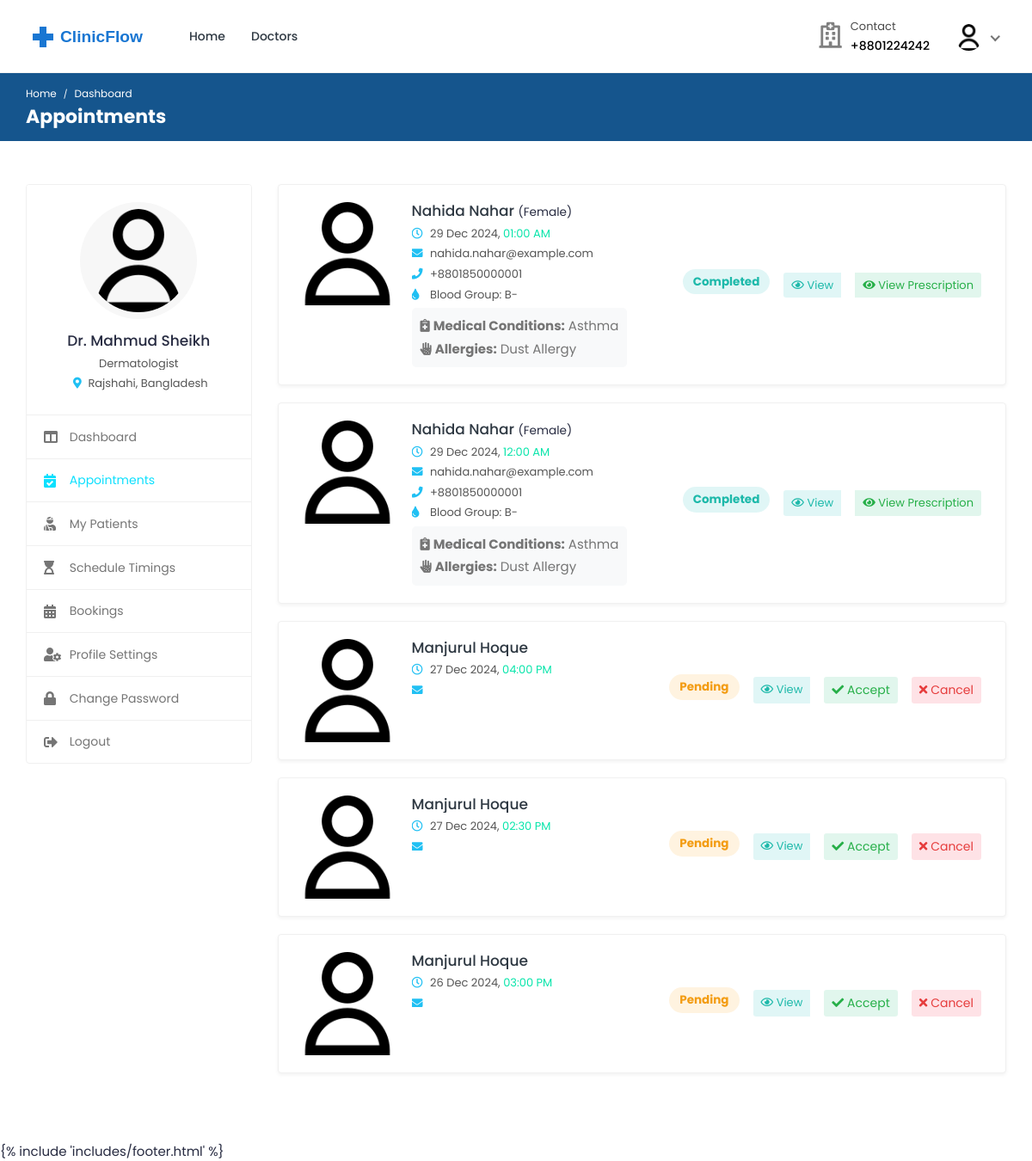
The page /doctors/appointments/ (signed in) on the database as committed earlier.
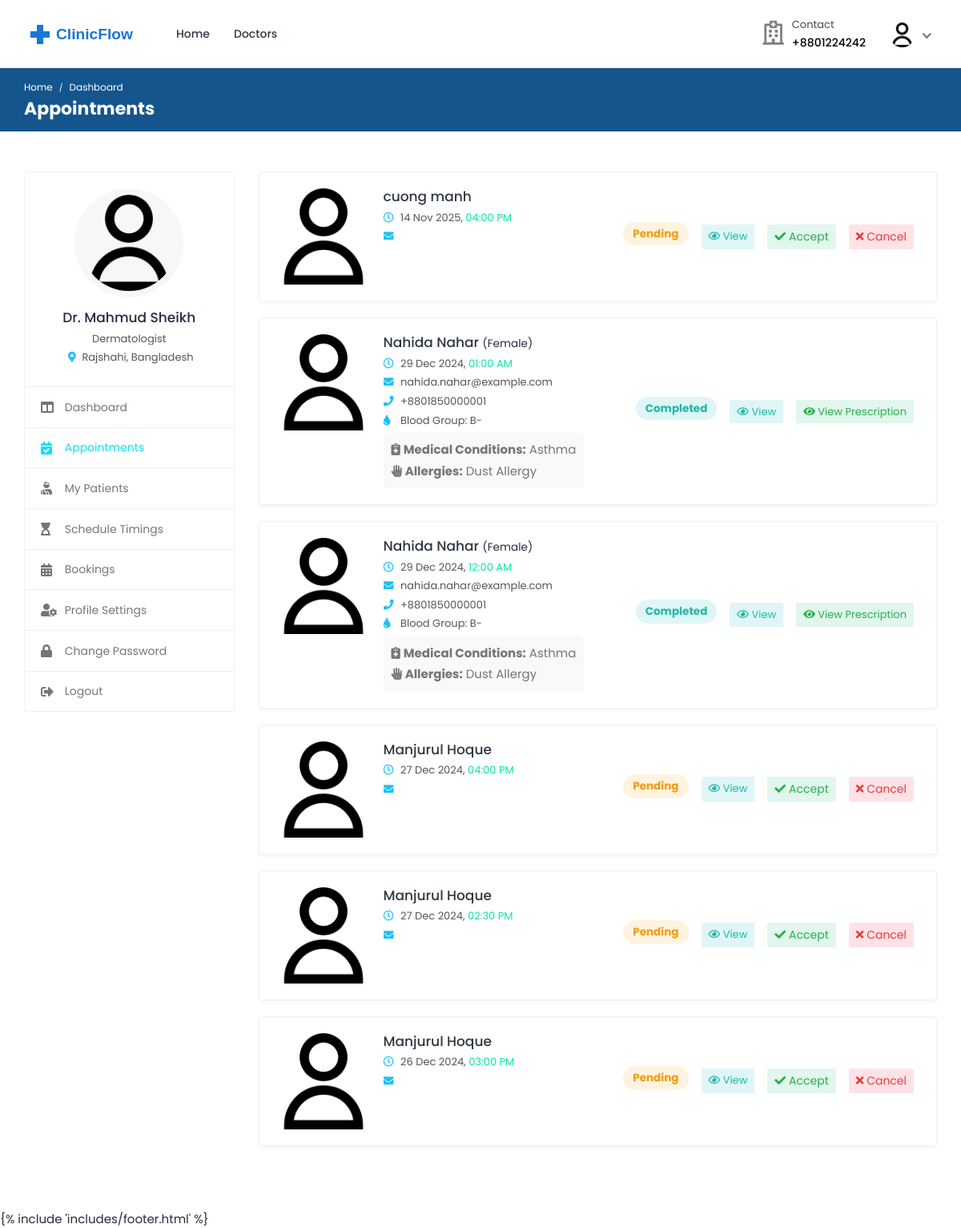
The same page on the database as committed later.
### bookings/models.py (models this page shows, shortened)
class Booking(models.Model):
    doctor = models.ForeignKey(
        settings.AUTH_USER_MODEL,
        on_delete=models.CASCADE,
        related_name="appointments",
        limit_choices_to={"role": "doctor"},
    )
    patient = models.ForeignKey(
        settings.AUTH_USER_MODEL,
        on_delete=models.CASCADE,
        related_name="patient_appointments",
        limit_choices_to={"role": "patient"},
    )
    appointment_date = models.DateField()
    appointment_time = models.TimeField()
    booking_date = models.DateTimeField(auto_now_add=True)
    status = models.CharField(
        max_length=20,
        choices=[
            ("pending", "Pending"),
            ("confirmed", "Confirmed"),
            ("completed", "Completed"),
            ("cancelled", "Cancelled"),
            ("no_show", "No Show"),
        ],
        default="pending",
    )
    class Meta:
        ordering = ["-appointment_date", "-appointment_time"]
        unique_together = ["doctor", "appointment_date", "appointment_time"]

### accounts/models.py (models this page shows, shortened)
class Profile(models.Model):
    user = models.OneToOneField(
        User, on_delete=models.CASCADE, related_name="profile"
    )
    avatar = models.ImageField(
        default="defaults/user.png", upload_to=profile_photo_directory_path
    )
    phone = models.CharField(max_length=20, blank=True, null=True)
    dob = models.DateField(blank=True, null=True)
    about = models.TextField(blank=True, null=True)
    specialization = models.CharField(max_length=255, blank=True, null=True)
    gender = models.CharField(
        max_length=10,
        choices=[("male", "Male"), ("female", "Female"), ("other", "Other")],
        blank=True,
    )
    address = models.TextField(blank=True, null=True)
    city = models.CharField(max_length=100, blank=True)
    state = models.CharField(max_length=100, blank=True)
    postal_code = models.CharField(max_length=20, blank=True)
    country = models.CharField(max_length=100, blank=True)
    price_per_consultation = models.DecimalField(
        max_digits=10, decimal_places=2, null=True, blank=True
    )
    is_available = models.BooleanField(default=True)
    blood_group = models.CharField(
        max_length=5,
        choices=[
            ("A+", "A+"),
            ("A-", "A-"),
            ("B+", "B+"),
            ("B-", "B-"),
            ("O+", "O+"),
            ("O-", "O-"),
            ("AB+", "AB+"),
            ("AB-", "AB-"),
        ],
        blank=True,
        null=True,
    )
    allergies = models.TextField(blank=True, null=True)
    medical_conditions = models.TextField(blank=True, null=True)
    @property
    def image(self):
        return (
            self.avatar.url
            if self.avatar.storage.exists(self.avatar.name)
            else "{}defaults/user.png".format(settings.MEDIA_URL)
        )

class User(AbstractUser):
    class RoleChoices(models.TextChoices):
        DOCTOR = "doctor", "Doctor"
        PATIENT = "patient", "Patient"
    username = models.CharField(max_length=30, unique=True)
    role = models.CharField(
        choices=RoleChoices.choices,
        max_length=20,
        default="patient",
        error_messages={"required": "Role must be provided"},
    )
    email = models.EmailField(
        blank=True,
        error_messages={
            "unique": "A user with that email already exists.",
        },
    )
    first_name = models.CharField(max_length=150, blank=True)
    last_name = models.CharField(max_length=150, blank=True)
    registration_number = models.IntegerField(null=True, blank=True)
    USERNAME_FIELD = "username"
    REQUIRED_FIELDS = []
    objects = CustomUserManager()
    def get_full_name(self):
        full_name = "%s %s" % (self.first_name, self.last_name)
        return full_name.strip() or self.username

### doctors/views.py (the view)
class AppointmentListView(DoctorRequiredMixin, ListView):
    model = Booking
    context_object_name = "appointments"
    template_name = "doctors/appointments.html"
    paginate_by = 10
    def get_queryset(self):
        return (
            self.model.objects.select_related(
                "doctor", "doctor__profile", "patient", "patient__profile"
            )
            .filter(doctor=self.request.user)
            .order_by("-appointment_date", "-appointment_time")
        )

### accounts/managers.py (called while the page is built)
    def get(self, *args, **kwargs):
        return super().select_related("profile").get(*args, **kwargs)

### mixins/custom_mixins.py (called while the page is built)
    def dispatch(self, request, *args, **kwargs):
        if not request.user.is_authenticated:
            return super().dispatch(request, *args, **kwargs)
        if request.user.role != "doctor":
            return self.handle_no_permission()
        return super().dispatch(request, *args, **kwargs)

### templates/doctors/appointments.html (shortened to what the changed rows need)
{% extends "includes/doctor-sidebar.html" %}
{% load static %}
{% block css %}
    <link rel="stylesheet" href="{% static 'assets/css/style.css' %}">
{% endblock %}
{% block page_name2 %}Appointments{% endblock %}
{% block main %}
<div class="appointments">
    {% if appointments %}
        {% for appointment in appointments %}
            <div class="appointment-list">
                <div class="profile-info-widget">
                    <a href="#" class="booking-doc-img">
                        {% if appointment.patient.profile.image %}
                            <img src="{{ appointment.patient.profile.image }}" alt="{{ appointment.patient.get_full_name }}">
                        {% else %}
                            <img src="https://via.placeholder.com/150x150?text=Patient" alt="Default Patient Image">
                        {% endif %}
                    </a>
                    <div class="profile-det-info">
                        <h3>
                            <a href="#">{{ appointment.patient.get_full_name }}</a>
                            {% if appointment.patient.profile.gender %}
                                <small>({{ appointment.patient.profile.gender|title }})</small>
                            {% endif %}
                        </h3>
                        <div class="patient-details">
                            <h5>
                                <i class="far fa-clock"></i>
                                {{ appointment.appointment_date|date:"d M Y" }},
                                <span class="text-primary">{{ appointment.appointment_time|time:"h:i A" }}</span>
                            </h5>
                            <h5><i class="fas fa-envelope"></i> {{ appointment.patient.email }}</h5>
                            {% if appointment.patient.profile.phone %}
                                <h5><i class="fas fa-phone"></i> {{ appointment.patient.profile.phone }}</h5>
                            {% endif %}
                            {% if appointment.patient.profile.blood_group %}
                                <h5><i class="fas fa-tint"></i> Blood Group: {{ appointment.patient.profile.blood_group }}</h5>
                            {% endif %}
                        </div>
                        {% if appointment.patient.profile.medical_conditions or appointment.patient.profile.allergies %}
                            <div class="patient-medical-details mt-2">
                                {% if appointment.patient.profile.medical_conditions %}
                                    <p class="text-muted mb-1">
                                        <i class="fas fa-notes-medical"></i>
                                        <strong>Medical Conditions:</strong> {{ appointment.patient.profile.medical_conditions }}
                                    </p>
                                {% endif %}
                                {% if appointment.patient.profile.allergies %}
                                    <p class="text-muted mb-0">
                                        <i class="fas fa-allergies"></i>
                                        <strong>Allergies:</strong> {{ appointment.patient.profile.allergies }}
                                    </p>
                                {% endif %}
                            </div>
                        {% endif %}
                    </div>
                </div>
                <div class="appointment-action">
                    <span class="badge badge-pill mr-2 mb-2
                        {% if appointment.status == 'pending' %}bg-warning-light{% endif %}
                        {% if appointment.status == 'completed' %}bg-info-light{% endif %}">
                        {{ appointment.status|title }}
                    </span>
                    <div class="btn-group">
                        <a href="{% url 'doctors:appointment-detail' appointment.pk %}" class="btn btn-sm bg-info-light ml-2 mr-2">
                            <i class="far fa-eye"></i> View
                        </a>
                        {% if appointment.status == 'pending' %}
                            <form method="post" action="{% url 'doctors:appointment-action' appointment.pk 'accept' %}" style="display: inline;">
                                <button type="submit" class="btn btn-sm bg-success-light mr-2 ml-2" onclick="return confirm('Are you sure you want to accept this appointment?')">
                                    <i class="fas fa-check"></i> Accept
                                </button>
                            </form>
                            <form method="post" action="{% url 'doctors:appointment-action' appointment.pk 'cancel' %}" style="display: inline;">
                                <button type="submit" class="btn btn-sm bg-danger-light mr-2 ml-2" onclick="return confirm('Are you sure you want to cancel this appointment?')">
                                    <i class="fas fa-times"></i> Cancel
                                </button>
                            </form>
                        {% endif %}
                        {% if appointment.status == 'completed' %}
                            {% if not appointment.prescription %}
                                <a href="{% url 'doctors:add-prescription' appointment.pk %}" class="btn btn-sm bg-success-light mr-2 ml-2">
                                    <i class="fas fa-file-medical"></i> Create Prescription
                                </a>
                            {% else %}
                                <a href="{% url 'doctors:prescription-detail' appointment.prescription.pk %}" class="btn btn-sm bg-success-light mr-2 ml-2">
                                    <i class="fas fa-eye"></i> View Prescription
                                </a>
                            {% endif %}
                        {% endif %}
                    </div>
                </div>
            </div>
        {% endfor %}
    {% else %}
        <div class="text-center">
            <div class="alert alert-info">
                <i class="fas fa-calendar-times"></i> No appointments found.
            </div>
        </div>
    {% endif %}
</div>
{% endblock %}

Rows that differ between the two databases and show on the page:
added Booking: patient.profile.image (placeholder picture), patient.get_full_name "cuong manh", appointment_date "14 Nov 2025", appointment_time "04:00 PM", status "Pending", shows "Accept"
